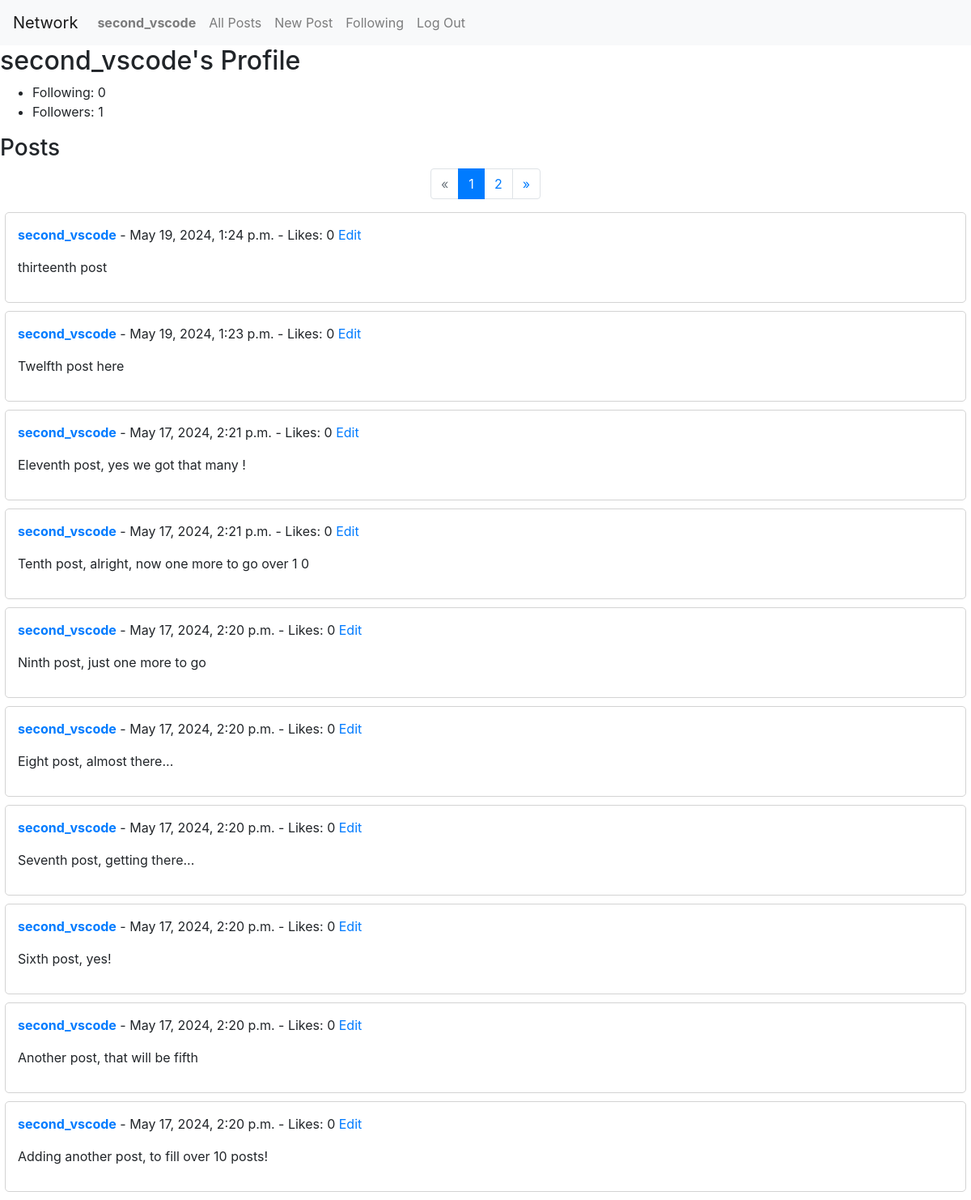
Page /profile/second_vscode/ (signed in) on the committed database.
### network/models.py (models this page shows, shortened)
class User(AbstractUser):
    pass

class Post(models.Model):
    user = models.ForeignKey(User, on_delete=models.CASCADE, related_name='posts')
    content = models.TextField()
    timestamp = models.DateTimeField(auto_now_add=True)
    likes = models.ManyToManyField(User, related_name='liked_posts', blank=True)

### network/views.py (the view)
# urls.py: path("profile/<str:username>/", views.profile, name="profile"),
def profile(request, username):
    user = get_object_or_404(User, username=username)
    posts = Post.objects.filter(user=user).order_by('-timestamp')
    following_count = user.following.all().count()
    follower_count = user.followers.all().count()
    is_following = False
    if request.user.is_authenticated:
        is_following = Following.objects.filter(user=request.user, followed_user=user).exists()
    paginator = Paginator(posts, 10)
    page_number = request.GET.get('page')
    page_obj = paginator.get_page(page_number)
    return render(request, 'network/profile.html', {
        'profile_user': user,
        'posts': posts,
        'follower_count': follower_count,
        'following_count': following_count,
        'is_following': is_following,
        'page_obj': page_obj
    })

### network/templates/network/profile.html (shortened to what this page needs)
{% extends "network/layout.html" %}
{% block body %}
    <h2>{{ profile_user.username }}'s Profile</h2>
    <ul>
        <li>Following: {{ following_count }}</li>
        <li>Followers: {{ follower_count }}</li>
    </ul>
    <h3>Posts</h3>
    {% if posts %}
        {% if page_obj.has_other_pages %}
            <nav aria-label="Page navigation">
            <ul class="pagination justify-content-center">
                {% if page_obj.has_previous %}
                    <li class="page-item">
                        <a class="page-link" href="?page={{ page_obj.previous_page_number }}">&laquo;</a>
                    </li>
                {% else %}
                    <li class="page-item disabled">
                        <a class="page-link" href="#" tabindex="-1" aria-disabled="true">&laquo;</a>
                    </li>
                {% endif %}
                {% for i in page_obj.paginator.page_range %}
                    {% if page_obj.number == i %}
                        <li class="page-item active" aria-current="page">
                        <a class="page-link" href="#">{{ i }}</a>
                        </li>
                    {% else %}
                        <li class="page-item">
                        <a class="page-link" href="?page={{ i }}">{{ i }}</a>
                        </li>
                    {% endif %}
                {% endfor %}
                {% if page_obj.has_next %}
                    <li class="page-item">
                        <a class="page-link" href="?page={{ page_obj.next_page_number }}">&raquo;</a>
                    </li>
                {% else %}
                    <li class="page-item disabled">
                        <a class="page-link" href="#" tabindex="-1" aria-disabled="true">&raquo;</a>
                    </li>
                {% endif %}
            </ul>
            </nav>
        {% endif %}
        {% for post in page_obj %}
            <div class="post-container" data-post-id="{{ post.id }}">
                <div class="post">
                    <p>
                        <strong><a href="{% url 'profile' post.user.username %}">
                            {{ post.user.username }}</a></strong>
                        - {{ post.timestamp }} - Likes: 0
                        {% if post.user == user %}
                            <a href="#" class="edit-link">Edit</a>
                        {% endif %}
                    </p>
                    <p id="post-content-{{ post.id }}">{{ post.content }}</p>
                </div>
            </div>
        {% endfor %}
    {% else %}
        <p>{{ profile_user.username }} hasn't made any posts yet.</p>
    {% endif %}
{% endblock %}

### network/templates/network/layout.html (shortened to what this page needs)
{% load static %}
<!DOCTYPE html>
<html lang="en">
    <head>
        <link rel="stylesheet" href="https://stackpath.bootstrapcdn.com/bootstrap/4.4.1/css/bootstrap.min.css">
        <link href="{% static 'network/styles.css' %}" rel="stylesheet">
    </head>
    <body>
        <nav class="navbar navbar-expand-lg navbar-light bg-light">
            <a class="navbar-brand" href="#">Network</a>
            <div>
              <ul class="navbar-nav mr-auto">
                {% if user.is_authenticated %}
                    <li class="nav-item">
                        <a class="nav-link" href="#"><strong>{{ user.username }}</strong></a>
                    </li>
                {% endif %}
                <li class="nav-item">
                  <a class="nav-link" href="{% url 'index' %}">All Posts</a>
                </li>
                {% if user.is_authenticated %}
                    <li class="nav-item">
                        <a class="nav-link" href="{% url 'new_post' %}">New Post</a>
                    </li>
                    <li class="nav-item">
                        <a class="nav-link" href="{% url 'following' %}">Following</a>
                    </li>
                    <li class="nav-item">
                        <a class="nav-link" href="{% url 'logout' %}">Log Out</a>
                    </li>
                {% endif %}
              </ul>
            </div>
          </nav>
        <div class="body">
            {% block body %}
            {% endblock %}
        </div>
    </body>
</html>

### network/static/network/styles.css (style rules this page uses)
.post { border: 1px solid lightgray; padding: 15px; margin-bottom: 10px; border-radius: 5px; max-width: 99vw; margin-left: auto; margin-right: auto; }

### rows in the picture
User: username "second_vscode"
Post: user.username "second_vscode", timestamp "May 19, 2024, 1:24 p.m.", shows "Edit", content "thirteenth post"
Post: user.username "second_vscode", timestamp "May 19, 2024, 1:23 p.m.", shows "Edit", content "Twelfth post here"
Post: user.username "second_vscode", timestamp "May 17, 2024, 2:21 p.m.", shows "Edit", content "Eleventh post, yes we got that many !"
Post: user.username "second_vscode", timestamp "May 17, 2024, 2:21 p.m.", shows "Edit", content "Tenth post, alright, now one more to go over 1 0"
Post: user.username "second_vscode", timestamp "May 17, 2024, 2:20 p.m.", shows "Edit", content "Ninth post, just one more to go"
Post: user.username "second_vscode", timestamp "May 17, 2024, 2:20 p.m.", shows "Edit", content "Eight post, almost there..."
Post: user.username "second_vscode", timestamp "May 17, 2024, 2:20 p.m.", shows "Edit", content "Seventh post, getting there..."
Post: user.username "second_vscode", timestamp "May 17, 2024, 2:20 p.m.", shows "Edit", content "Sixth post, yes!"
Post: user.username "second_vscode", timestamp "May 17, 2024, 2:20 p.m.", shows "Edit", content "Another post, that will be fifth"
Post: user.username "second_vscode", timestamp "May 17, 2024, 2:20 p.m.", shows "Edit", content "Adding another post, to fill over 10 posts!"

### other values in the picture
{{ following_count }} "0"
{{ follower_count }} "1"
{{ i }} "1"
{{ i }} "2"
